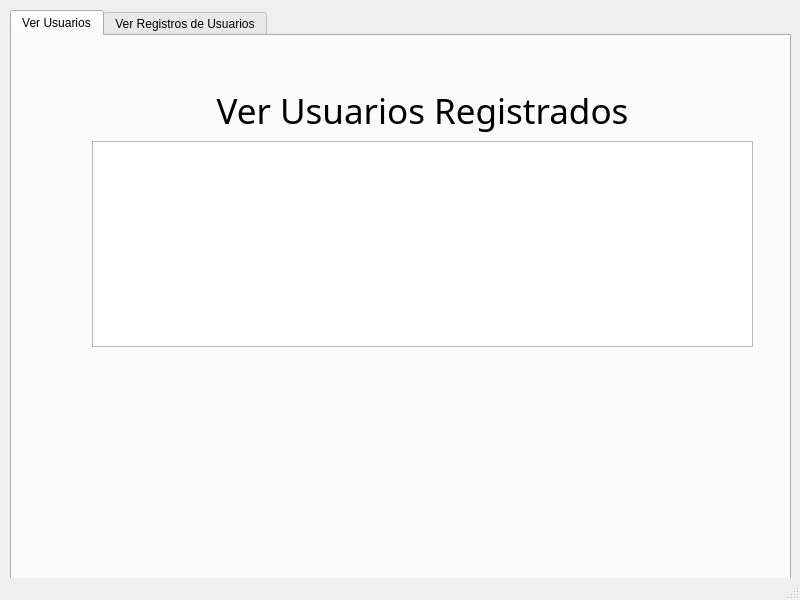
<?xml version="1.0" encoding="UTF-8"?>
<ui version="4.0">
 <class>Usuarios</class>
 <widget class="QMainWindow" name="Usuarios">
  <property name="geometry">
   <rect>
    <x>0</x>
    <y>0</y>
    <width>800</width>
    <height>600</height>
   </rect>
  </property>
  <property name="windowTitle">
   <string>Usuarios</string>
  </property>
  <property name="windowIcon">
   <iconset resource="srsusergroup.qrc">
    <normaloff>:/user_group_users_accounts_contacts-128.png</normaloff>:/user_group_users_accounts_contacts-128.png</iconset>
  </property>
  <widget class="QWidget" name="centralwidget">
   <widget class="QTabWidget" name="tabWidget">
    <property name="geometry">
     <rect>
      <x>10</x>
      <y>10</y>
      <width>781</width>
      <height>624</height>
     </rect>
    </property>
    <property name="currentIndex">
     <number>0</number>
    </property>
    <widget class="QWidget" name="tab">
     <attribute name="title">
      <string>Ver Usuarios</string>
     </attribute>
     <widget class="QWidget" name="">
      <property name="geometry">
       <rect>
        <x>80</x>
        <y>50</y>
        <width>661</width>
        <height>261</height>
       </rect>
      </property>
      <layout class="QVBoxLayout" name="verticalLayout_3">
       <item>
        <widget class="QLabel" name="label_5">
         <property name="font">
          <font>
           <family>Saab</family>
           <pointsize>26</pointsize>
          </font>
         </property>
         <property name="text">
          <string>Ver Usuarios Registrados</string>
         </property>
         <property name="alignment">
          <set>Qt::AlignCenter</set>
         </property>
        </widget>
       </item>
       <item>
        <widget class="QListWidget" name="listWidgetPersonas">
         <property name="font">
          <font>
           <family>Arial</family>
           <pointsize>14</pointsize>
          </font>
         </property>
        </widget>
       </item>
      </layout>
     </widget>
    </widget>
    <widget class="QWidget" name="tab_2">
     <attribute name="title">
      <string>Ver Registros de Usuarios</string>
     </attribute>
     <widget class="QLabel" name="label_6">
      <property name="geometry">
       <rect>
        <x>180</x>
        <y>40</y>
        <width>471</width>
        <height>51</height>
       </rect>
      </property>
      <property name="font">
       <font>
        <family>MS Shell Dlg 2</family>
        <pointsize>12</pointsize>
       </font>
      </property>
      <property name="text">
       <string>Ver Registros de Usuarios</string>
      </property>
      <property name="alignment">
       <set>Qt::AlignCenter</set>
      </property>
     </widget>
     <widget class="QLabel" name="label_2">
      <property name="geometry">
       <rect>
        <x>40</x>
        <y>120</y>
        <width>221</width>
        <height>31</height>
       </rect>
      </property>
      <property name="font">
       <font>
        <family>Arial</family>
        <pointsize>14</pointsize>
       </font>
      </property>
      <property name="layoutDirection">
       <enum>Qt::LeftToRight</enum>
      </property>
      <property name="text">
       <string>Ingrese su ID:</string>
      </property>
      <property name="alignment">
       <set>Qt::AlignCenter</set>
      </property>
     </widget>
     <widget class="QTextEdit" name="textEdit">
      <property name="geometry">
       <rect>
        <x>220</x>
        <y>120</y>
        <width>161</width>
        <height>31</height>
       </rect>
      </property>
     </widget>
     <widget class="QPushButton" name="pushButton">
      <property name="geometry">
       <rect>
        <x>410</x>
        <y>120</y>
        <width>151</width>
        <height>31</height>
       </rect>
      </property>
      <property name="font">
       <font>
        <family>Arial</family>
        <pointsize>12</pointsize>
       </font>
      </property>
      <property name="styleSheet">
       <string notr="true">vercorreos.png</string>
      </property>
      <property name="text">
       <string>Buscar</string>
      </property>
     </widget>
     <widget class="QWidget" name="">
      <property name="geometry">
       <rect>
        <x>340</x>
        <y>250</y>
        <width>411</width>
        <height>191</height>
       </rect>
      </property>
      <layout class="QVBoxLayout" name="verticalLayout">
       <item>
        <widget class="QLabel" name="lblId">
         <property name="font">
          <font>
           <family>MS Shell Dlg 2</family>
           <pointsize>12</pointsize>
          </font>
         </property>
         <property name="text">
          <string>TextLabel</string>
         </property>
        </widget>
       </item>
       <item>
        <widget class="QLabel" name="lblnombre">
         <property name="font">
          <font>
           <family>MS Shell Dlg 2</family>
           <pointsize>12</pointsize>
          </font>
         </property>
         <property name="text">
          <string>TextLabel</string>
         </property>
        </widget>
       </item>
       <item>
        <widget class="QLabel" name="lblDireccion">
         <property name="font">
          <font>
           <family>MS Shell Dlg 2</family>
           <pointsize>12</pointsize>
          </font>
         </property>
         <property name="text">
          <string>TextLabel</string>
         </property>
        </widget>
       </item>
       <item>
        <widget class="QLabel" name="lblSexo">
         <property name="font">
          <font>
           <family>MS Shell Dlg 2</family>
           <pointsize>12</pointsize>
          </font>
         </property>
         <property name="text">
          <string>TextLabel</string>
         </property>
        </widget>
       </item>
       <item>
        <widget class="QLabel" name="lblCorreosE">
         <property name="font">
          <font>
           <family>MS Shell Dlg 2</family>
           <pointsize>12</pointsize>
          </font>
         </property>
         <property name="text">
          <string>TextLabel</string>
         </property>
        </widget>
       </item>
       <item>
        <widget class="QLabel" name="lblCorreosR">
         <property name="font">
          <font>
           <family>MS Shell Dlg 2</family>
           <pointsize>12</pointsize>
          </font>
         </property>
         <property name="text">
          <string>TextLabel</string>
         </property>
        </widget>
       </item>
      </layout>
     </widget>
     <widget class="QWidget" name="">
      <property name="geometry">
       <rect>
        <x>160</x>
        <y>250</y>
        <width>181</width>
        <height>191</height>
       </rect>
      </property>
      <layout class="QVBoxLayout" name="verticalLayout_2">
       <item>
        <widget class="QLabel" name="label_15">
         <property name="font">
          <font>
           <family>MS Shell Dlg 2</family>
           <pointsize>12</pointsize>
          </font>
         </property>
         <property name="text">
          <string>ID</string>
         </property>
        </widget>
       </item>
       <item>
        <widget class="QLabel" name="label_3">
         <property name="font">
          <font>
           <family>MS Shell Dlg 2</family>
           <pointsize>12</pointsize>
          </font>
         </property>
         <property name="text">
          <string>NOMBRE</string>
         </property>
        </widget>
       </item>
       <item>
        <widget class="QLabel" name="label_4">
         <property name="font">
          <font>
           <family>MS Shell Dlg 2</family>
           <pointsize>12</pointsize>
          </font>
         </property>
         <property name="text">
          <string>DIRECCION</string>
         </property>
        </widget>
       </item>
       <item>
        <widget class="QLabel" name="label_7">
         <property name="font">
          <font>
           <family>MS Shell Dlg 2</family>
           <pointsize>12</pointsize>
          </font>
         </property>
         <property name="text">
          <string>SEXO</string>
         </property>
        </widget>
       </item>
       <item>
        <widget class="QLabel" name="label_8">
         <property name="font">
          <font>
           <family>MS Shell Dlg 2</family>
           <pointsize>12</pointsize>
          </font>
         </property>
         <property name="text">
          <string>CORREOS ENVIADOS</string>
         </property>
        </widget>
       </item>
       <item>
        <widget class="QLabel" name="label_9">
         <property name="font">
          <font>
           <family>MS Shell Dlg 2</family>
           <pointsize>12</pointsize>
          </font>
         </property>
         <property name="text">
          <string>CORREOS RECIBIDOS</string>
         </property>
        </widget>
       </item>
      </layout>
     </widget>
    </widget>
   </widget>
  </widget>
  <widget class="QStatusBar" name="statusbar"/>
 </widget>
 <resources>
  <include location="srsusergroup.qrc"/>
 </resources>
 <connections/>
</ui>
